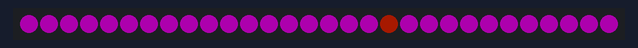
A program run on a simulated CircuitPython board. Parts: 30 RGB LEDs in strip order, left to right. Dim RGB values are drawn brighter than linear; random numbers come from a fixed seed.

Above: at 0.15 s.
At 2.27 s:
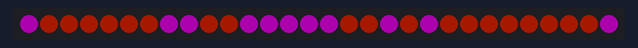
At 5.29 s:
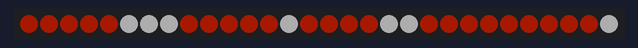
At 13.52 s:
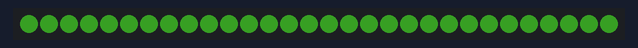
At 26.9 s:
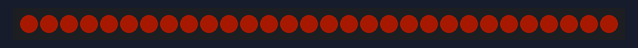
At 39.65 s:
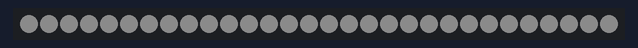

The program:

halloween.py
```python
import board
from neopixel import NeoPixel
import time
import random

np = NeoPixel(board.D2, 30, auto_write= False, brightness=.2)
i = 0

# These are the main colors used in my code
magenta = (255,0,255)
white = (255,255,255)
orange = (255, 135, 30)
lightorange = (200, 34, 0)

#    flames(magenta, 50, (200, 34, 0), .0000001)
#    fade_in(orange, 0.01)
#    fade_out(magenta,.01)
#    rainbow_led = random.choice(palet_list)

#Sparkleween is the legnth of which something will repeat
sparkleween = 5

#Palet_list is a full list of my colors
palet_list = [orange, magenta, white, lightorange]

# This is my flame function which makes the set leds move like a flame
def flames(pone, ptwo, pthree, pfour):
    np.fill(pone)
    np.show()
    for i in range(ptwo):
        np[random.randint(0, np.n - 2)]= pthree
        np.show()
        time.sleep(pfour)

# THe two functions fade in and fade out can be used to mimic even lightning strikes
def fade_in(color,speed):
    np.show()
    ratio_orange = color[0]/50
    orig_orange = color[0]
    ratio_magenta = color[1]/50
    orig_magenta = color[1]
    ratio_white = color[2]/50
    orig_white = color[2]
    for i in range(1,51):
        r = int(orig_orange + i * ratio_orange)
        g = int(orig_magenta +i * ratio_magenta)
        b = int(orig_white + i * ratio_white)
        np.fill((r,g,b))
        np.show()
        time.sleep(speed)

def fade_out(color,speed):
    np.show()
    ratio_orange = color[2]/50
    orig_orange = color[2]
    ratio_magenta = color[2]/50
    orig_magenta = color[0]
    ratio_white = color[2]/50
    orig_white = color[1]
    for i in range(1,51):
        r = int(orig_orange - i * ratio_orange)
        g = int(orig_magenta - i * ratio_magenta)
        b = int(orig_white - i * ratio_white)
        np.fill((r,g,b))
        np[0]
        np.show()
        time.sleep(speed)


# This set code is what makes our amazing lightshow
while True:
    anything = random.choice(palet_list)
    for i in range(sparkleween):
        flames(anything, 50, (lightorange), .0006)
    fade_in(anything, 0.006)
    fade_out(magenta,.006)
    for i in range(sparkleween):
        flames(anything, 50, lightorange, .0006)
```
